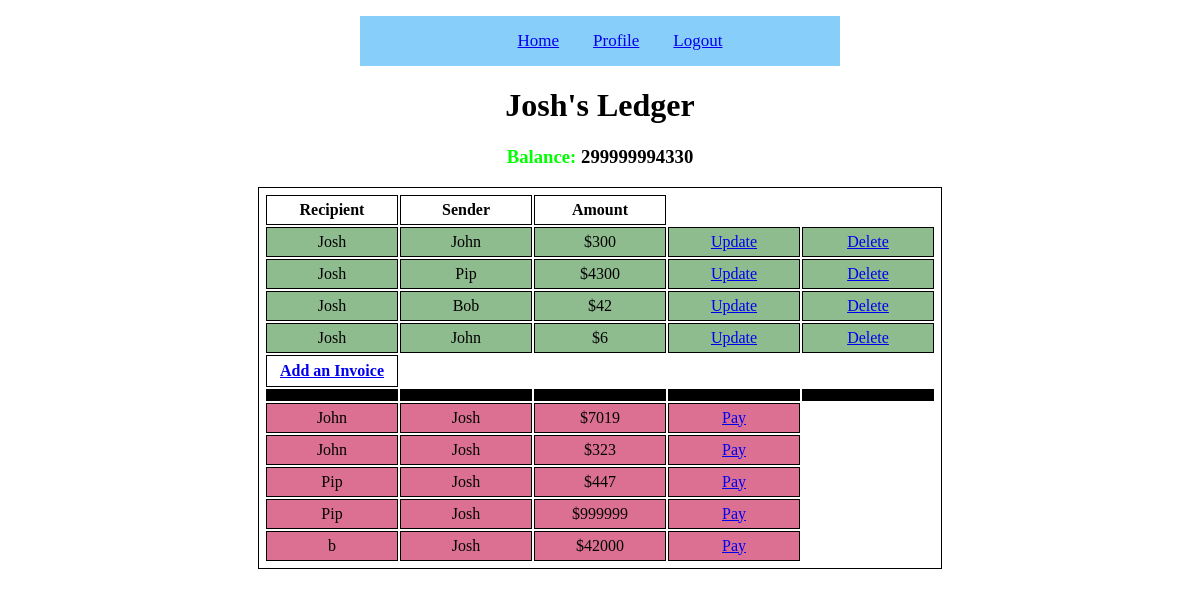
/Profile (signed in), run on an earlier commit of the app's database.
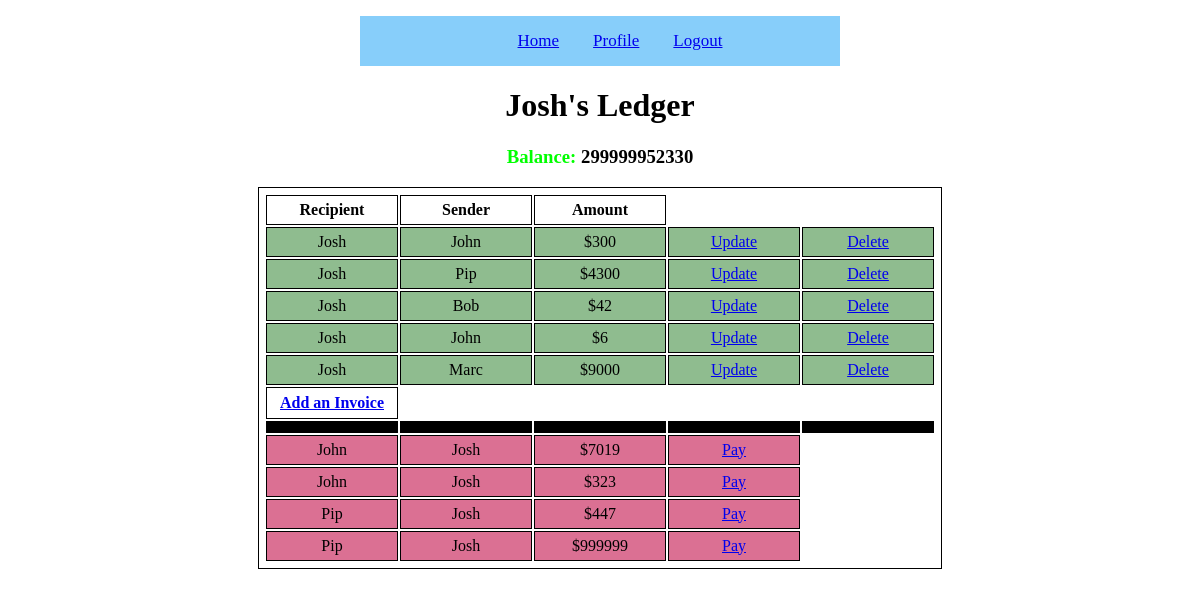
And on a later commit of the database.
### BracketFinal.py (models this page shows, shortened)
class User(UserMixin, db.Model):
    id = db.Column(db.Integer, primary_key=True)
    invoices = db.relationship('Invoice', backref='user')
    username = db.Column(db.String(100), unique=True, nullable=False)
    password = db.Column(db.String(100), nullable=False)
    email = db.Column(db.String(100),unique=True, nullable=False)
    balance = db.Column(db.Integer)

class Invoice(db.Model):
    id = db.Column(db.Integer, primary_key=True)
    sender = db.Column(db.Integer, db.ForeignKey('user.username'))
    recipient = db.Column(db.String(100), unique=True, nullable=False)
    amount = db.Column(db.Integer)

### BracketFinal.py (the view)
@app.route('/Profile')
@login_required
def profile():
    charges = Invoice.query.filter_by(sender=current_user.username).all()
    bills = Invoice.query.filter_by(recipient=current_user.username).all()
    balance = current_user.balance
    name = current_user.username
    return render_template("profile.html", charges=charges, bills=bills, balance=balance, name = name)

### BracketFinal.py (called while the page is built)
@login.user_loader
def load_user(uid):
    return User.query.get(uid)

### templates/profile.html (shortened to what this page needs)
<!DOCTYPE html>
<html lang="en">
{% extends "base.html" %}
{% block content %}
<body>
<h1>{{ name }}'s Ledger</h1>
      <table>
         <thead>
            <tr>
               <th>Recipient</th>
               <th>Sender</th>
               <th>Amount</th>
            </tr>
         </thead>
         <tbody>
            {% for charge in charges %}
               <tr class="charge">
                  <td>{{ charge.sender }}</td>
                  <td>{{ charge.recipient }}</td>
                  <td>${{ charge.amount }}</td>
                   <td><a href="/invoice/{{charge.id}}">Update</a></td>
                   <td><a href="/delete/{{charge.id}}">Delete</a></td>
               </tr>
            {% endfor %}
            <th class="new_invoice"><a href="{{ url_for('invoice', id = -99)}}">Add an Invoice</a></th>
            <tr class="empty"><td></td><td></td><td></td><td></td><td></td></tr>
         {% for charge in bills %}
               <tr class="bill">
                  <td>{{ charge.sender }}</td>
                  <td>{{ charge.recipient }}</td>
                  <td>${{ charge.amount }}</td>
                   <td><a href="{{ url_for('pay', id = charge.id)}}">Pay</a></td>
               </tr>
            {% endfor %}
         </tbody>
      </table>
</body>
{% endblock %}

### templates/base.html (shortened to what this page needs)
<!DOCTYPE html>
<html lang="en">
<head>
    <link rel="stylesheet" href="../static/style.css">
</head>
<div class = "nav">
    <nav>
        <ul>
            <li><a href="{{ url_for('home') }}">Home</a></li>
            {% if current_user.is_anonymous %}
                <li><a href="{{ url_for('register') }}">Create Account</a></li>
                <li><a href="{{ url_for('load_login') }}">Login</a></li>
            {% else %}
                <li><a href="{{ url_for('profile') }}">Profile</a></li>
                <li><a href="{{ url_for('logout')}}">Logout</a></li>
            {% endif %}
        </ul>
    </nav>
</div>
{% block content %}
{% endblock %}
</html>

### static/style.css (style rules this page uses)
html, body { height:100%; }
html { display:table; width:100%; }
body { display:table-cell; text-align:center; vertical-align:text-top; }
div.nav { width: 40%; background-color: lightskyblue; align-items: center; text-align: center; position:relative; margin:0 auto; clear:left; height:auto; z-index: 0; }
nav ul li { vertical-align:text-top; display: inline-block; list-style-type: none; font-size: 17px; }
li { text-align:center; vertical-align:text-top; margin: 15px; color: green; }
table, th, td { margin:0 auto; border: 1px solid black; text-align: center; padding: 5px; }
td,th { width: 120px; }
tr.charge { background-color: darkseagreen; }
tr.bill { background-color: palevioletred; }
th.new_invoice { height: 20px; }
tr.empty { background-color: black; margin-top: 5px; margin-bottom: 15px; }

What changed in the data, as far as the page shows it:
no longer on this page (row edited): Invoice: sender "b", recipient "Josh", amount "42000"
added Invoice: sender "Josh", recipient "Marc", amount "9000", shown under "Josh's Ledger"
Also different on the page:
text written by a page script: "Balance: 299999994330" → "Balance: 299999952330"
